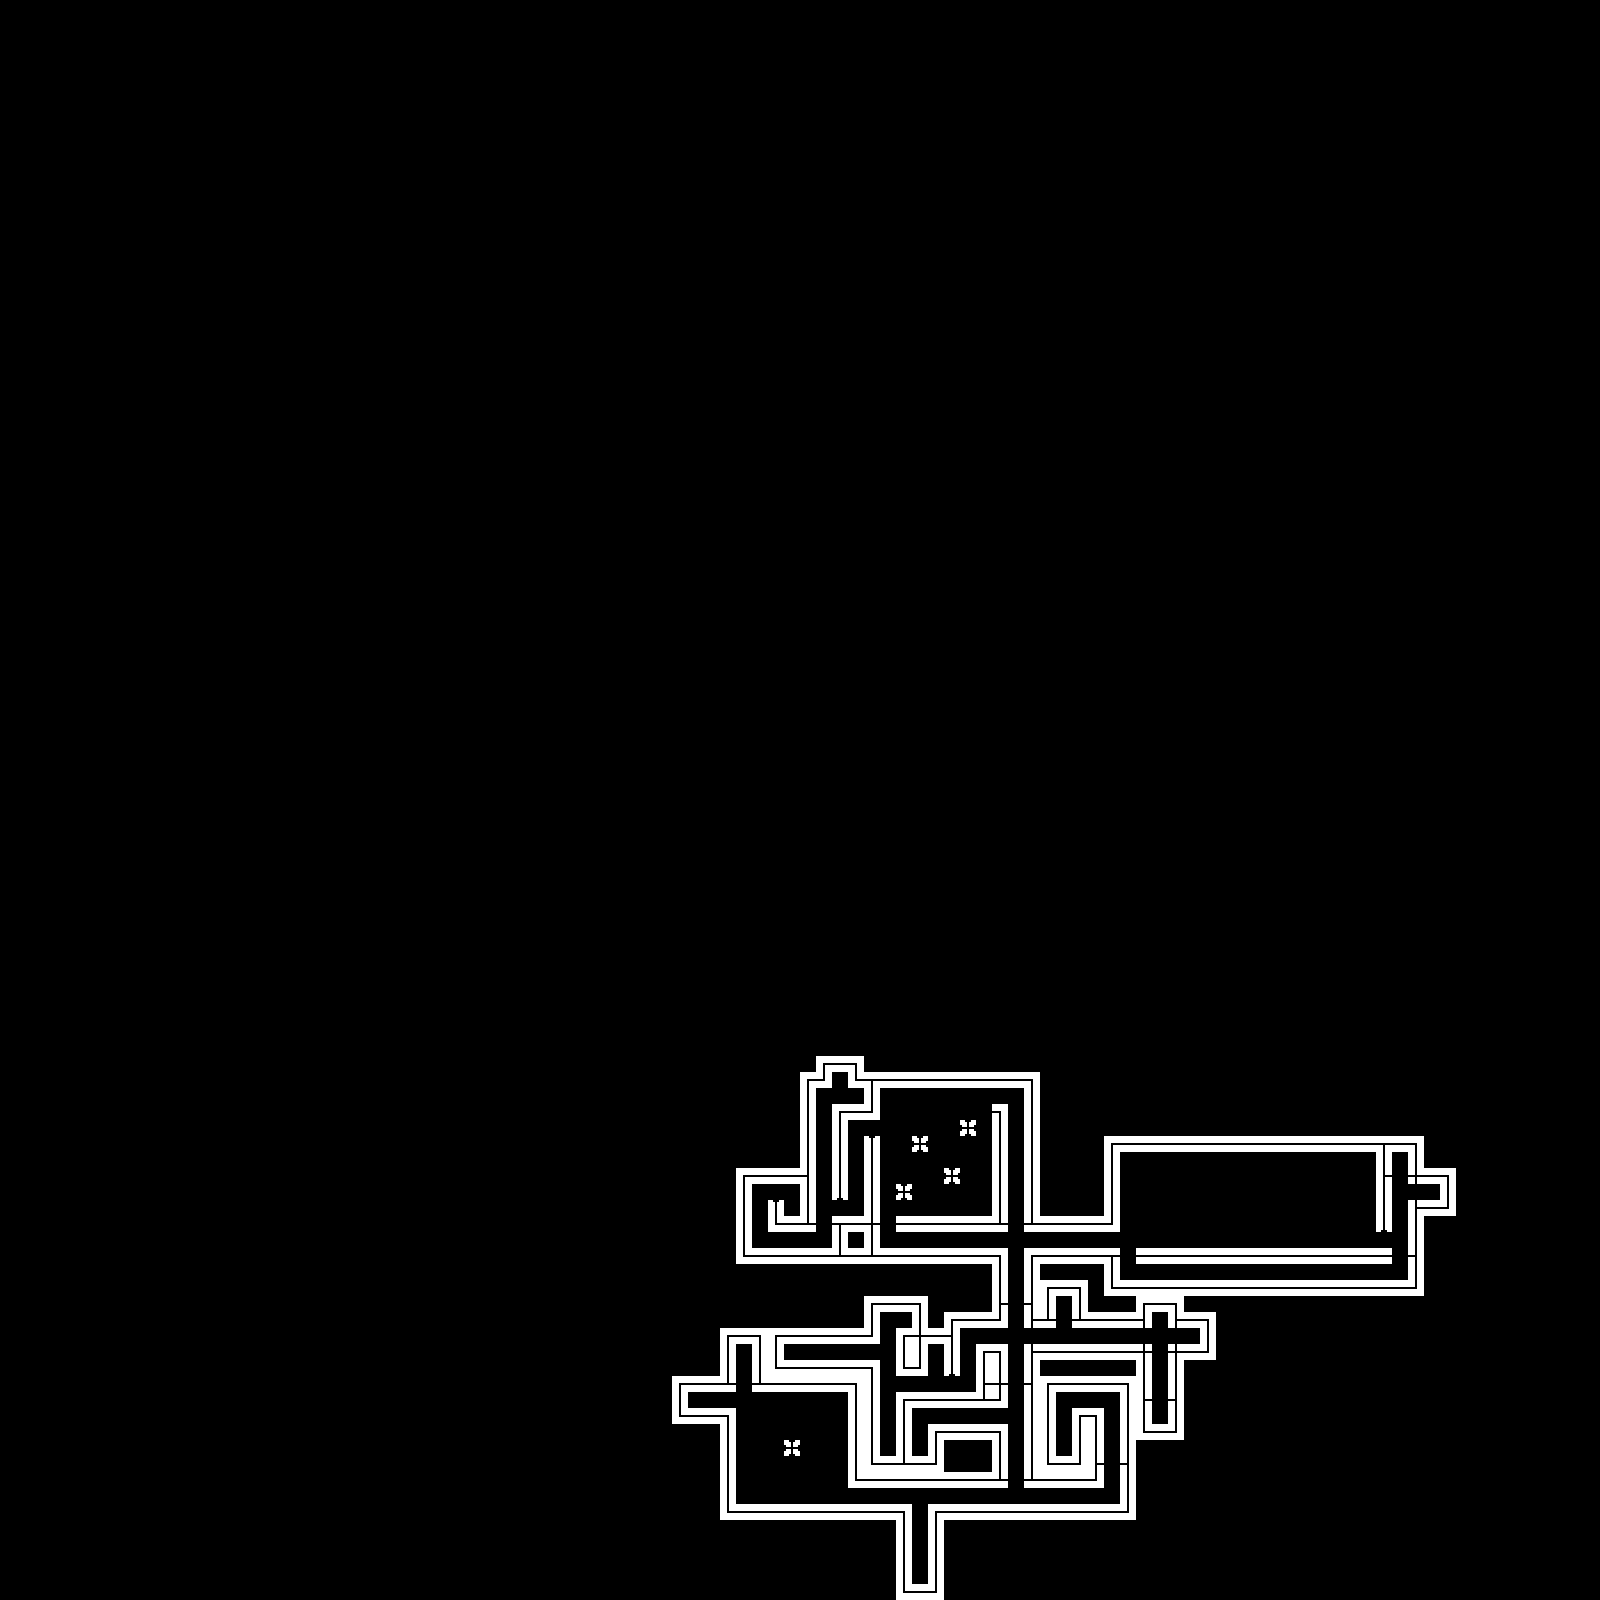

This game map was drawn from its Tiled (.tmx) file and the tilesets committed beside it. A one-line description and the trimmed map source follow:
An orthogonal 100x100 tile map with 16x16 px tiles, 1 tile layer (Map), 1 hidden layer not drawn and 99 objects (61x Waypoint, 17x Door, 8x Enemy1, 6x Switch, 4x Command, ...).

<map version="1.0" orientation="orthogonal" renderorder="right-down" width="100" height="100" tilewidth="16" tileheight="16" nextobjectid="322">
 <tileset firstgid="1" name="Tilesheet" tilewidth="16" tileheight="16" tilecount="256" columns="16">
  <image source="../Sprites/Tilesheet.png" width="256" height="256" />
  <tile id="0">
   <properties>
    <property name="Name" value="StraightWall" />
    <property name="Rotation" value="0" />
   </properties>
  </tile>
  <tile id="1">
   <properties>
    <property name="Name" value="StraightWall" />
    <property name="Rotation" value="90" />
   </properties>
  </tile>
  <tile id="2">
   <properties>
    <property name="Name" value="Floor" />
   </properties>
  </tile>
  <tile id="5">
   <properties>
    <property name="Enemy" value="10" />
    <property name="Height" value="2" />
    <property name="Name" value="Enemy1" />
   </properties>
  </tile>
  <tile id="16">
   <properties>
    <property name="Name" value="StraightEndWall" />
    <property name="Rotation" value="0" />
   </properties>
  </tile>
  <tile id="17">
   <properties>
    <property name="Name" value="StraightEndWall" />
    <property name="Rotation" value="180" />
   </properties>
  </tile>
  <tile id="32">
   <properties>
    <property name="Name" value="StraightEndWall" />
    <property name="Rotation" value="270" />
   </properties>
  </tile>
  <tile id="33">
   <properties>
    <property name="Name" value="StraightEndWall" />
    <property name="Rotation" value="90" />
   </properties>
  </tile>
  <tile id="48">
   <properties>
    <property name="Name" value="CornerWall" />
    <property name="Rotation" value="90" />
   </properties>
  </tile>
  <tile id="49">
   <properties>
    <property name="Name" value="CornerWall" />
    <property name="Rotation" value="180" />
   </properties>
  </tile>
  <tile id="64">
   <properties>
    <property name="Name" value="CornerWall" />
    <property name="Rotation" value="0" />
   </properties>
  </tile>
  <tile id="65">
   <properties>
    <property name="Name" value="CornerWall" />
    <property name="Rotation" value="270" />
   </properties>
  </tile>
  <tile id="80">
   <properties>
    <property name="Name" value="PlusWall" />
   </properties>
  </tile>
  <tile id="81">
   <properties>
    <property name="Name" value="PlusEndWall" />
   </properties>
  </tile>
  <tile id="96">
   <properties>
    <property name="Name" value="TWall" />
    <property name="Rotation" value="0" />
   </properties>
  </tile>
  <tile id="97">
   <properties>
    <property name="Name" value="TWall" />
    <property name="Rotation" value="180" />
   </properties>
  </tile>
  <tile id="112">
   <properties>
    <property name="Name" value="TWall" />
    <property name="Rotation" value="270" />
   </properties>
  </tile>
  <tile id="113">
   <properties>
    <property name="Name" value="TWall" />
    <property name="Rotation" value="90" />
   </properties>
  </tile>
 </tileset>
 <layer name="Map" width="100" height="100">
  <properties>
   <property name="Combine" value="true" />
   <property name="Height" value="0" />
   <property name="Layer" value="Baked Lighting" />
   <property name="Static" value="true" />
  </properties>
  <data>[10000 cells, 424 non-empty, 14 distinct tile ids]</data>
 </layer>
 <layer name="Floor" width="100" height="100" visible="0">
  <properties>
   <property name="Height" value="0" />
   <property name="Layer" value="Baked Lighting" />
   <property name="Static" value="true" />
  </properties>
  <data>[10000 cells, 1 non-empty, 1 distinct tile ids]</data>
 </layer>
 <objectgroup name="Enemies">
  <properties>
   <property name="Height" type="float" value="2" />
  </properties>
  <object id="33" name="Enemy1" gid="6" x="816" y="1456" width="16" height="16">
   <properties>
    <property name="Destination" type="int" value="1" />
    <property name="ID" type="int" value="1" />
   </properties>
  </object>
  <object id="165" name="Enemy1" gid="6" x="944" y="1392" width="16" height="16">
   <properties>
    <property name="Destination" type="int" value="5" />
    <property name="ID" type="int" value="2" />
   </properties>
  </object>
  <object id="240" name="Enemy1" gid="6" x="1152" y="1424" width="16" height="16">
   <properties>
    <property name="Destination" type="int" value="14" />
    <property name="ID" type="int" value="3" />
   </properties>
  </object>
  <object id="252" name="Enemy1" gid="6" x="1328" y="1168" width="16" height="16">
   <properties>
    <property name="Destination" type="int" value="32" />
    <property name="ID" type="int" value="6" />
   </properties>
  </object>
  <object id="253" name="Enemy1" gid="6" x="1248" y="1184" width="16" height="16">
   <properties>
    <property name="Destination" type="int" value="24" />
    <property name="ID" type="int" value="5" />
   </properties>
  </object>
  <object id="254" name="Enemy1" gid="6" x="1168" y="1168" width="16" height="16">
   <properties>
    <property name="Destination" type="int" value="16" />
    <property name="ID" type="int" value="4" />
   </properties>
  </object>
  <object id="281" name="Enemy1" gid="6" x="880" y="1216" width="16" height="16">
   <properties>
    <property name="Destination" type="int" value="40" />
    <property name="ID" type="int" value="7" />
   </properties>
  </object>
  <object id="282" name="Enemy1" gid="6" x="976" y="1120" width="16" height="16">
   <properties>
    <property name="Destination" type="int" value="52" />
    <property name="ID" type="int" value="8" />
   </properties>
  </object>
 </objectgroup>
 <objectgroup name="Waypoints" visible="0">
  <object id="28" name="Waypoint" gid="5" x="816" y="1488" width="16" height="16">
   <properties>
    <property name="ID" type="int" value="1" />
    <property name="NextID" type="int" value="2" />
    <property name="PreviousID" type="int" value="0" />
   </properties>
  </object>
  <object id="29" name="Waypoint" gid="5" x="752" y="1488" width="16" height="16">
   <properties>
    <property name="ID" type="int" value="2" />
    <property name="NextID" type="int" value="3" />
    <property name="PreviousID" type="int" value="1" />
   </properties>
  </object>
  <object id="30" name="Waypoint" gid="5" x="752" y="1424" width="16" height="16">
   <properties>
    <property name="ID" type="int" value="3" />
    <property name="NextID" type="int" value="4" />
    <property name="PreviousID" type="int" value="2" />
   </properties>
  </object>
  <object id="31" name="Waypoint" gid="5" x="816" y="1424" width="16" height="16">
   <properties>
    <property name="ID" type="int" value="4" />
    <property name="NextID" type="int" value="1" />
    <property name="PreviousID" type="int" value="3" />
   </properties>
  </object>
  <object id="166" name="Waypoint" gid="5" x="880" y="1392" width="16" height="16">
   <properties>
    <property name="ID" type="int" value="6" />
    <property name="NextID" type="int" value="7" />
    <property name="PreviousID" type="int" value="5" />
   </properties>
  </object>
  <object id="167" name="Waypoint" gid="5" x="880" y="1440" width="16" height="16">
   <properties>
    <property name="ID" type="int" value="7" />
    <property name="NextID" type="int" value="8" />
    <property name="PreviousID" type="int" value="6" />
   </properties>
  </object>
  </objectgroup>
 <objectgroup name="Doors">
  <!-- 30 objects omitted --></objectgroup>
 <objectgroup name="Passcode">
  <!-- 13 objects omitted --></objectgroup>
 <objectgroup name="Commands">
  <!-- 10 objects omitted --></objectgroup>
 <objectgroup name="Switch">
  <!-- 6 objects omitted --></objectgroup>
</map>
<!-- 85 of 99 objects omitted -->